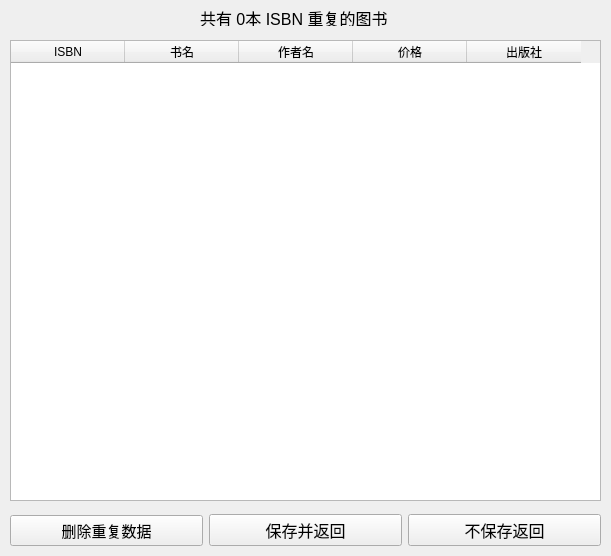
<?xml version="1.0" encoding="UTF-8"?>
<ui version="4.0">
 <class>deduplicateListSubWindow</class>
 <widget class="QWidget" name="deduplicateListSubWindow">
  <property name="geometry">
   <rect>
    <x>0</x>
    <y>0</y>
    <width>611</width>
    <height>556</height>
   </rect>
  </property>
  <property name="windowTitle">
   <string>图书管理系统 - 一键去重</string>
  </property>
  <property name="windowIcon">
   <iconset>
    <selectedon>D:/pictures/avator.png</selectedon>
   </iconset>
  </property>
  <widget class="QTableWidget" name="bookTable">
   <property name="geometry">
    <rect>
     <x>10</x>
     <y>40</y>
     <width>591</width>
     <height>461</height>
    </rect>
   </property>
   <attribute name="horizontalHeaderDefaultSectionSize">
    <number>114</number>
   </attribute>
   <column>
    <property name="text">
     <string>ISBN</string>
    </property>
   </column>
   <column>
    <property name="text">
     <string>书名</string>
    </property>
   </column>
   <column>
    <property name="text">
     <string>作者名</string>
    </property>
   </column>
   <column>
    <property name="text">
     <string>价格</string>
    </property>
   </column>
   <column>
    <property name="text">
     <string>出版社</string>
    </property>
   </column>
  </widget>
  <widget class="QWidget" name="horizontalLayoutWidget">
   <property name="geometry">
    <rect>
     <x>0</x>
     <y>500</y>
     <width>611</width>
     <height>61</height>
    </rect>
   </property>
   <layout class="QHBoxLayout" name="horizontalLayout">
    <property name="sizeConstraint">
     <enum>QLayout::SetDefaultConstraint</enum>
    </property>
    <property name="leftMargin">
     <number>10</number>
    </property>
    <property name="topMargin">
     <number>10</number>
    </property>
    <property name="rightMargin">
     <number>10</number>
    </property>
    <property name="bottomMargin">
     <number>10</number>
    </property>
    <item>
     <widget class="QPushButton" name="deleteButton">
      <property name="font">
       <font>
        <pointsize>11</pointsize>
       </font>
      </property>
      <property name="text">
       <string>删除重复数据</string>
      </property>
     </widget>
    </item>
    <item>
     <widget class="QPushButton" name="backSaveButton">
      <property name="font">
       <font>
        <pointsize>12</pointsize>
       </font>
      </property>
      <property name="text">
       <string>保存并返回</string>
      </property>
     </widget>
    </item>
    <item>
     <widget class="QPushButton" name="backButton">
      <property name="font">
       <font>
        <pointsize>12</pointsize>
       </font>
      </property>
      <property name="text">
       <string>不保存返回</string>
      </property>
     </widget>
    </item>
   </layout>
  </widget>
  <widget class="QLabel" name="label">
   <property name="geometry">
    <rect>
     <x>200</x>
     <y>10</y>
     <width>191</width>
     <height>16</height>
    </rect>
   </property>
   <property name="font">
    <font>
     <pointsize>12</pointsize>
    </font>
   </property>
   <property name="text">
    <string>共有 0本 ISBN 重复的图书</string>
   </property>
  </widget>
 </widget>
 <resources/>
 <connections/>
</ui>
